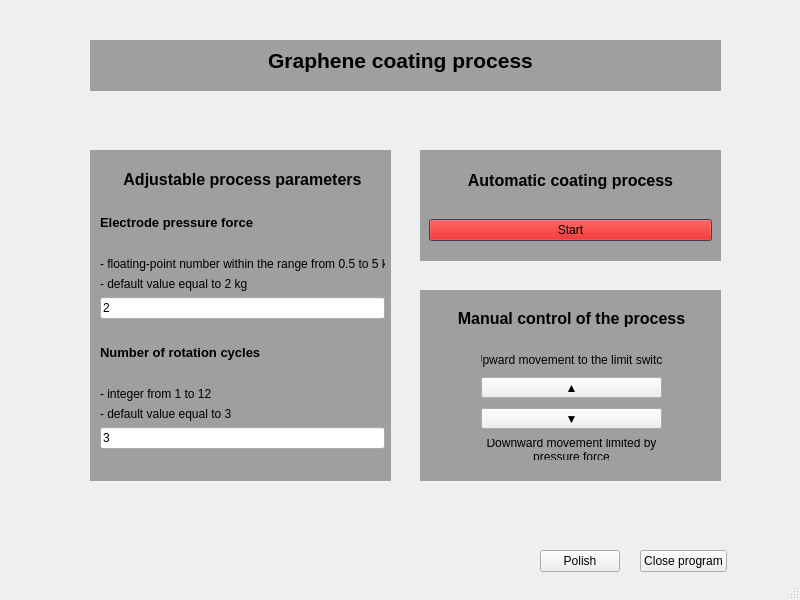
<?xml version="1.0" encoding="UTF-8"?>
<ui version="4.0">
 <class>MainWindow</class>
 <widget class="QMainWindow" name="MainWindow">
  <property name="geometry">
   <rect>
    <x>0</x>
    <y>0</y>
    <width>800</width>
    <height>600</height>
   </rect>
  </property>
  <property name="cursor">
   <cursorShape>ArrowCursor</cursorShape>
  </property>
  <property name="windowTitle">
   <string>MainWindow</string>
  </property>
  <widget class="QWidget" name="centralwidget">
   <widget class="QLabel" name="label">
    <property name="geometry">
     <rect>
      <x>240</x>
      <y>30</y>
      <width>321</width>
      <height>61</height>
     </rect>
    </property>
    <property name="font">
     <font>
      <pointsize>16</pointsize>
      <weight>75</weight>
      <bold>true</bold>
     </font>
    </property>
    <property name="text">
     <string>Graphene coating process</string>
    </property>
    <property name="alignment">
     <set>Qt::AlignCenter</set>
    </property>
   </widget>
   <widget class="QLabel" name="label_2">
    <property name="geometry">
     <rect>
      <x>10</x>
      <y>520</y>
      <width>251</width>
      <height>51</height>
     </rect>
    </property>
    <property name="text">
     <string/>
    </property>
    <property name="pixmap">
     <pixmap>logo PWr czarne poziom  bez tla.png</pixmap>
    </property>
    <property name="scaledContents">
     <bool>true</bool>
    </property>
   </widget>
   <widget class="QWidget" name="verticalLayoutWidget_3">
    <property name="geometry">
     <rect>
      <x>424</x>
      <y>150</y>
      <width>291</width>
      <height>91</height>
     </rect>
    </property>
    <layout class="QVBoxLayout" name="verticalLayout_3">
     <property name="spacing">
      <number>8</number>
     </property>
     <property name="leftMargin">
      <number>5</number>
     </property>
     <property name="rightMargin">
      <number>3</number>
     </property>
     <item>
      <widget class="QLabel" name="label_6">
       <property name="font">
        <font>
         <pointsize>12</pointsize>
         <weight>75</weight>
         <bold>true</bold>
        </font>
       </property>
       <property name="text">
        <string>Automatic coating process</string>
       </property>
       <property name="alignment">
        <set>Qt::AlignCenter</set>
       </property>
      </widget>
     </item>
     <item>
      <widget class="QPushButton" name="pushButton_2">
       <property name="sizeIncrement">
        <size>
         <width>0</width>
         <height>40</height>
        </size>
       </property>
       <property name="palette">
        <palette>
         <active>
          <colorrole role="WindowText">
           <brush brushstyle="SolidPattern">
            <color alpha="255">
             <red>92</red>
             <green>92</green>
             <blue>92</blue>
            </color>
           </brush>
          </colorrole>
          <colorrole role="Button">
           <brush brushstyle="SolidPattern">
            <color alpha="255">
             <red>213</red>
             <green>0</green>
             <blue>0</blue>
            </color>
           </brush>
          </colorrole>
          <colorrole role="Base">
           <brush brushstyle="SolidPattern">
            <color alpha="255">
             <red>255</red>
             <green>255</green>
             <blue>255</blue>
            </color>
           </brush>
          </colorrole>
          <colorrole role="Window">
           <brush brushstyle="SolidPattern">
            <color alpha="255">
             <red>85</red>
             <green>85</green>
             <blue>127</blue>
            </color>
           </brush>
          </colorrole>
         </active>
         <inactive>
          <colorrole role="WindowText">
           <brush brushstyle="SolidPattern">
            <color alpha="255">
             <red>92</red>
             <green>92</green>
             <blue>92</blue>
            </color>
           </brush>
          </colorrole>
          <colorrole role="Button">
           <brush brushstyle="SolidPattern">
            <color alpha="255">
             <red>213</red>
             <green>0</green>
             <blue>0</blue>
            </color>
           </brush>
          </colorrole>
          <colorrole role="Base">
           <brush brushstyle="SolidPattern">
            <color alpha="255">
             <red>255</red>
             <green>255</green>
             <blue>255</blue>
            </color>
           </brush>
          </colorrole>
          <colorrole role="Window">
           <brush brushstyle="SolidPattern">
            <color alpha="255">
             <red>85</red>
             <green>85</green>
             <blue>127</blue>
            </color>
           </brush>
          </colorrole>
         </inactive>
         <disabled>
          <colorrole role="WindowText">
           <brush brushstyle="SolidPattern">
            <color alpha="255">
             <red>120</red>
             <green>120</green>
             <blue>120</blue>
            </color>
           </brush>
          </colorrole>
          <colorrole role="Button">
           <brush brushstyle="SolidPattern">
            <color alpha="255">
             <red>213</red>
             <green>0</green>
             <blue>0</blue>
            </color>
           </brush>
          </colorrole>
          <colorrole role="Base">
           <brush brushstyle="SolidPattern">
            <color alpha="255">
             <red>85</red>
             <green>85</green>
             <blue>127</blue>
            </color>
           </brush>
          </colorrole>
          <colorrole role="Window">
           <brush brushstyle="SolidPattern">
            <color alpha="255">
             <red>85</red>
             <green>85</green>
             <blue>127</blue>
            </color>
           </brush>
          </colorrole>
         </disabled>
        </palette>
       </property>
       <property name="text">
        <string>Start</string>
       </property>
      </widget>
     </item>
    </layout>
   </widget>
   <widget class="QWidget" name="verticalLayoutWidget">
    <property name="geometry">
     <rect>
      <x>100</x>
      <y>170</y>
      <width>285</width>
      <height>299</height>
     </rect>
    </property>
    <layout class="QVBoxLayout" name="verticalLayout_6">
     <item>
      <layout class="QVBoxLayout" name="verticalLayout_7">
       <item>
        <widget class="QLabel" name="label_3">
         <property name="font">
          <font>
           <pointsize>12</pointsize>
           <weight>75</weight>
           <bold>true</bold>
          </font>
         </property>
         <property name="text">
          <string>Adjustable process parameters</string>
         </property>
         <property name="alignment">
          <set>Qt::AlignCenter</set>
         </property>
         <property name="margin">
          <number>0</number>
         </property>
        </widget>
       </item>
       <item>
        <spacer name="verticalSpacer">
         <property name="orientation">
          <enum>Qt::Vertical</enum>
         </property>
         <property name="sizeType">
          <enum>QSizePolicy::Maximum</enum>
         </property>
         <property name="sizeHint" stdset="0">
          <size>
           <width>20</width>
           <height>40</height>
          </size>
         </property>
        </spacer>
       </item>
       <item>
        <widget class="QLabel" name="label_7">
         <property name="font">
          <font>
           <pointsize>10</pointsize>
           <weight>75</weight>
           <bold>true</bold>
          </font>
         </property>
         <property name="text">
          <string>Electrode pressure force</string>
         </property>
        </widget>
       </item>
       <item>
        <spacer name="verticalSpacer_3">
         <property name="orientation">
          <enum>Qt::Vertical</enum>
         </property>
         <property name="sizeHint" stdset="0">
          <size>
           <width>20</width>
           <height>40</height>
          </size>
         </property>
        </spacer>
       </item>
       <item>
        <widget class="QLabel" name="label_9">
         <property name="text">
          <string>- floating-point number within the range from 0.5 to 5 kg</string>
         </property>
         <property name="alignment">
          <set>Qt::AlignLeading|Qt::AlignLeft|Qt::AlignVCenter</set>
         </property>
        </widget>
       </item>
       <item>
        <widget class="QLabel" name="label_10">
         <property name="sizeIncrement">
          <size>
           <width>0</width>
           <height>0</height>
          </size>
         </property>
         <property name="acceptDrops">
          <bool>false</bool>
         </property>
         <property name="frameShape">
          <enum>QFrame::NoFrame</enum>
         </property>
         <property name="frameShadow">
          <enum>QFrame::Sunken</enum>
         </property>
         <property name="text">
          <string>- default value equal to 2 kg</string>
         </property>
         <property name="textFormat">
          <enum>Qt::AutoText</enum>
         </property>
         <property name="scaledContents">
          <bool>false</bool>
         </property>
         <property name="alignment">
          <set>Qt::AlignLeading|Qt::AlignLeft|Qt::AlignVCenter</set>
         </property>
         <property name="wordWrap">
          <bool>false</bool>
         </property>
         <property name="openExternalLinks">
          <bool>false</bool>
         </property>
         <property name="buddy">
          <cstring>0</cstring>
         </property>
        </widget>
       </item>
       <item>
        <widget class="QLineEdit" name="lineEdit">
         <property name="text">
          <string>2</string>
         </property>
        </widget>
       </item>
       <item>
        <spacer name="verticalSpacer_2">
         <property name="orientation">
          <enum>Qt::Vertical</enum>
         </property>
         <property name="sizeType">
          <enum>QSizePolicy::Maximum</enum>
         </property>
         <property name="sizeHint" stdset="0">
          <size>
           <width>20</width>
           <height>40</height>
          </size>
         </property>
        </spacer>
       </item>
       <item>
        <widget class="QLabel" name="label_4">
         <property name="font">
          <font>
           <pointsize>10</pointsize>
           <weight>75</weight>
           <bold>true</bold>
          </font>
         </property>
         <property name="mouseTracking">
          <bool>true</bool>
         </property>
         <property name="acceptDrops">
          <bool>true</bool>
         </property>
         <property name="text">
          <string>Number of rotation cycles</string>
         </property>
         <property name="scaledContents">
          <bool>true</bool>
         </property>
        </widget>
       </item>
       <item>
        <spacer name="verticalSpacer_4">
         <property name="orientation">
          <enum>Qt::Vertical</enum>
         </property>
         <property name="sizeHint" stdset="0">
          <size>
           <width>20</width>
           <height>40</height>
          </size>
         </property>
        </spacer>
       </item>
       <item>
        <widget class="QLabel" name="label_8">
         <property name="text">
          <string>- integer from 1 to 12</string>
         </property>
        </widget>
       </item>
       <item>
        <widget class="QLabel" name="label_5">
         <property name="text">
          <string>- default value equal to 3</string>
         </property>
        </widget>
       </item>
       <item>
        <widget class="QLineEdit" name="lineEdit_2">
         <property name="text">
          <string>3</string>
         </property>
        </widget>
       </item>
       <item>
        <spacer name="verticalSpacer_5">
         <property name="orientation">
          <enum>Qt::Vertical</enum>
         </property>
         <property name="sizeType">
          <enum>QSizePolicy::Ignored</enum>
         </property>
         <property name="sizeHint" stdset="0">
          <size>
           <width>20</width>
           <height>40</height>
          </size>
         </property>
        </spacer>
       </item>
      </layout>
     </item>
    </layout>
   </widget>
   <widget class="QMdiArea" name="mdiArea">
    <property name="geometry">
     <rect>
      <x>90</x>
      <y>40</y>
      <width>631</width>
      <height>51</height>
     </rect>
    </property>
   </widget>
   <widget class="QMdiArea" name="mdiArea_2">
    <property name="geometry">
     <rect>
      <x>90</x>
      <y>150</y>
      <width>301</width>
      <height>331</height>
     </rect>
    </property>
   </widget>
   <widget class="QMdiArea" name="mdiArea_3">
    <property name="geometry">
     <rect>
      <x>420</x>
      <y>150</y>
      <width>301</width>
      <height>111</height>
     </rect>
    </property>
   </widget>
   <widget class="QMdiArea" name="mdiArea_4">
    <property name="geometry">
     <rect>
      <x>420</x>
      <y>290</y>
      <width>301</width>
      <height>191</height>
     </rect>
    </property>
   </widget>
   <widget class="QWidget" name="verticalLayoutWidget_4">
    <property name="geometry">
     <rect>
      <x>431</x>
      <y>309</y>
      <width>281</width>
      <height>151</height>
     </rect>
    </property>
    <layout class="QVBoxLayout" name="verticalLayout_5">
     <property name="spacing">
      <number>25</number>
     </property>
     <item>
      <widget class="QLabel" name="label_12">
       <property name="font">
        <font>
         <pointsize>12</pointsize>
         <weight>75</weight>
         <bold>true</bold>
        </font>
       </property>
       <property name="text">
        <string>Manual control of the process</string>
       </property>
       <property name="alignment">
        <set>Qt::AlignCenter</set>
       </property>
      </widget>
     </item>
     <item>
      <layout class="QVBoxLayout" name="verticalLayout_8" stretch="0,0,0,0">
       <property name="spacing">
        <number>10</number>
       </property>
       <property name="sizeConstraint">
        <enum>QLayout::SetDefaultConstraint</enum>
       </property>
       <property name="leftMargin">
        <number>50</number>
       </property>
       <property name="rightMargin">
        <number>50</number>
       </property>
       <property name="bottomMargin">
        <number>0</number>
       </property>
       <item>
        <widget class="QLabel" name="label_13">
         <property name="font">
          <font>
           <weight>50</weight>
           <bold>false</bold>
          </font>
         </property>
         <property name="text">
          <string>Upward movement to the limit switch</string>
         </property>
         <property name="alignment">
          <set>Qt::AlignCenter</set>
         </property>
        </widget>
       </item>
       <item>
        <widget class="QPushButton" name="pushButton_5">
         <property name="text">
          <string>▲</string>
         </property>
        </widget>
       </item>
       <item>
        <widget class="QPushButton" name="pushButton_4">
         <property name="text">
          <string>▼</string>
         </property>
        </widget>
       </item>
       <item>
        <widget class="QLabel" name="label_11">
         <property name="font">
          <font>
           <weight>50</weight>
           <bold>false</bold>
          </font>
         </property>
         <property name="text">
          <string>Downward movement limited by pressure force</string>
         </property>
         <property name="alignment">
          <set>Qt::AlignCenter</set>
         </property>
         <property name="wordWrap">
          <bool>true</bool>
         </property>
        </widget>
       </item>
      </layout>
     </item>
    </layout>
   </widget>
   <widget class="QWidget" name="horizontalLayoutWidget_2">
    <property name="geometry">
     <rect>
      <x>540</x>
      <y>550</y>
      <width>261</width>
      <height>31</height>
     </rect>
    </property>
    <layout class="QHBoxLayout" name="horizontalLayout_2" stretch="1,3">
     <property name="spacing">
      <number>20</number>
     </property>
     <property name="sizeConstraint">
      <enum>QLayout::SetFixedSize</enum>
     </property>
     <item>
      <widget class="QPushButton" name="pushButton_3">
       <property name="text">
        <string>Polish</string>
       </property>
       <property name="icon">
        <iconset>
         <normaloff>PL_flag.png</normaloff>PL_flag.png</iconset>
       </property>
      </widget>
     </item>
     <item>
      <widget class="QPushButton" name="pushButton">
       <property name="enabled">
        <bool>true</bool>
       </property>
       <property name="sizeIncrement">
        <size>
         <width>0</width>
         <height>0</height>
        </size>
       </property>
       <property name="autoFillBackground">
        <bool>false</bool>
       </property>
       <property name="text">
        <string>Close program</string>
       </property>
       <property name="icon">
        <iconset theme="z">
         <normaloff>.</normaloff>.</iconset>
       </property>
       <property name="autoRepeatInterval">
        <number>100</number>
       </property>
       <property name="autoDefault">
        <bool>false</bool>
       </property>
       <property name="default">
        <bool>false</bool>
       </property>
       <property name="flat">
        <bool>false</bool>
       </property>
      </widget>
     </item>
    </layout>
   </widget>
   <zorder>mdiArea_3</zorder>
   <zorder>mdiArea_2</zorder>
   <zorder>mdiArea</zorder>
   <zorder>label</zorder>
   <zorder>label_2</zorder>
   <zorder>verticalLayoutWidget_3</zorder>
   <zorder>verticalLayoutWidget</zorder>
   <zorder>mdiArea_4</zorder>
   <zorder>verticalLayoutWidget_4</zorder>
   <zorder>horizontalLayoutWidget_2</zorder>
  </widget>
  <widget class="QStatusBar" name="statusbar"/>
 </widget>
 <resources/>
 <connections/>
</ui>
